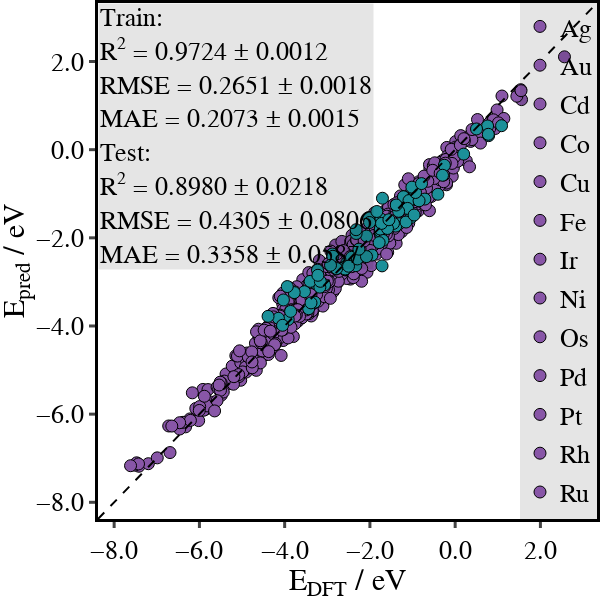

The code cell stored with this chart in its notebook:
### Markdown cell above
### RFR with k-fold CV

### Code cell
#K-Fold

#%%capture
figs = evaluate_features_rf(df_in=Edft_balanced_df_kfold, feature_sets=trial_feature_sets,rf_dict=rf_dict,
    target=target)
for fig in figs:
#     pio.write_image(fig, '../../../data/figures/rfr_results/rfr_selected_features.svg', format='svg')
#     pio.write_image(fig, '../../../data/figures/rfr_results/rfr_selected_features.png', format='png',scale = 3)
#     pio.write_image(fig, '../../../data/figures/rfr_results/rfr_selected_features.pdf', format='pdf')
      fig.show()
